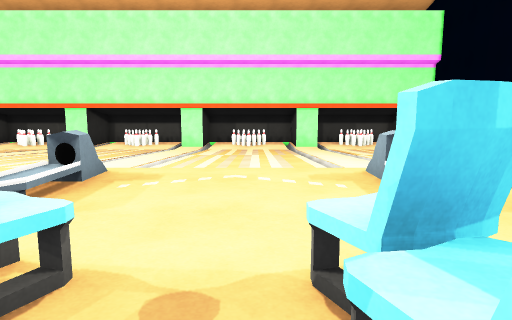
[1] (above)

24 first-person views from a walk through a scene from a Unity 3-D project. The camera is 1.3 m above the floor, tilts 8° down and sees 70° across. The floor is counted in squares, 1 m on a side. Each view is taken from the middle of a square. On the plan, view 1 faces up. The plan holds only what a view shows up to about 15 squares ahead; the rest is blank. The place goes on beyond the plan. The player is left out.

[2]
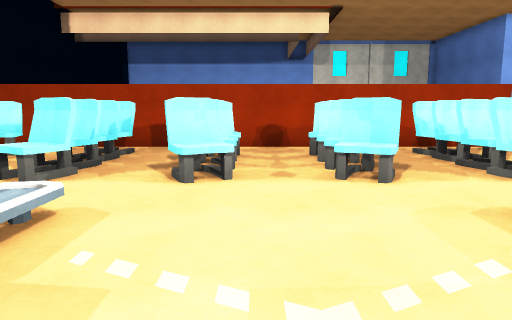

[3]
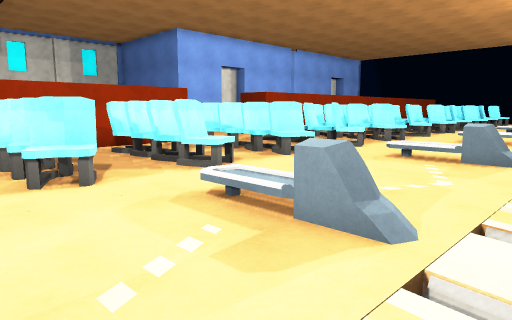

[4]
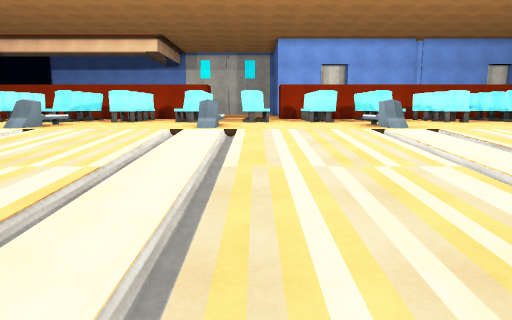

[5]
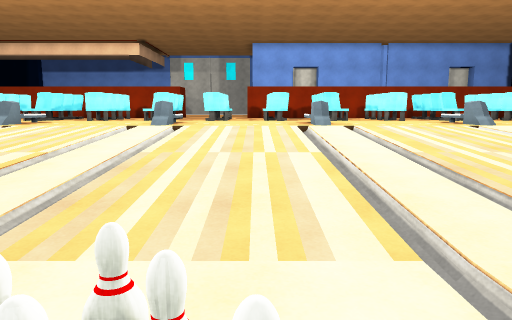

[6]
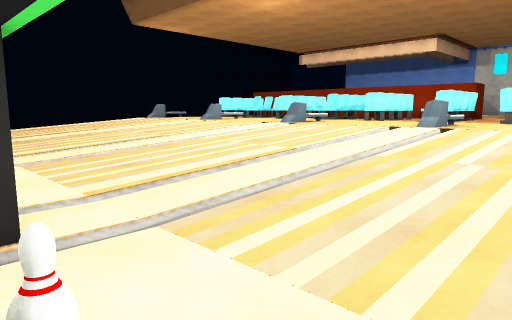

[7]
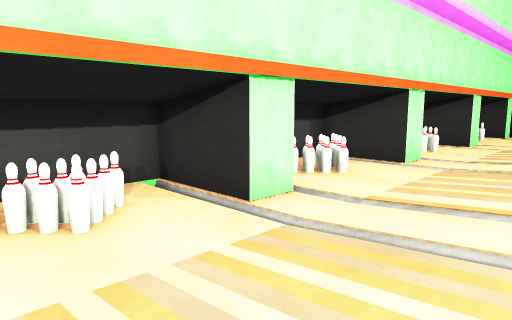

[8]
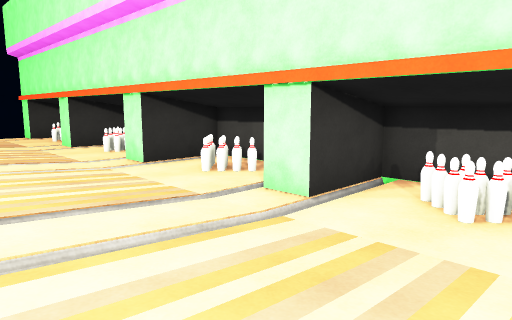

[9]
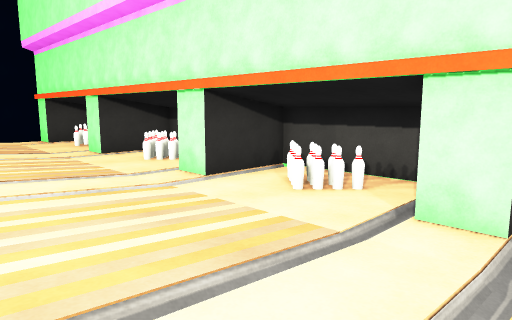

[10]
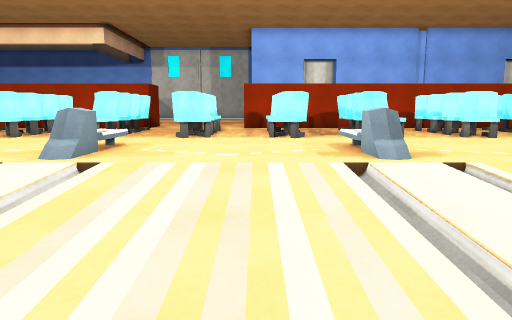

[11]
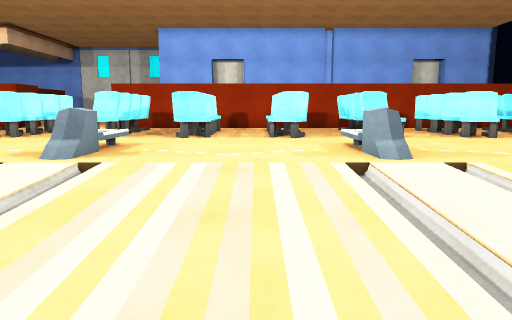

[12]
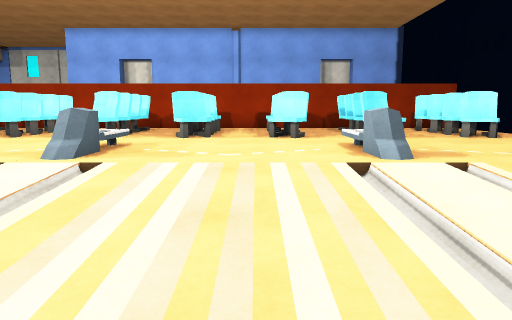

[13]
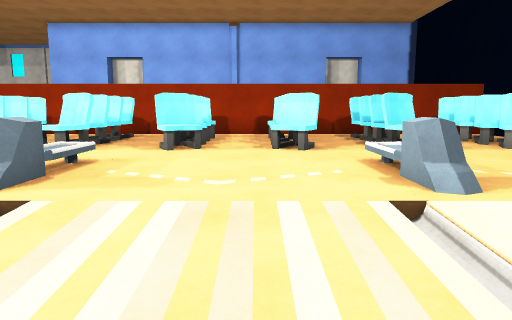

[14]
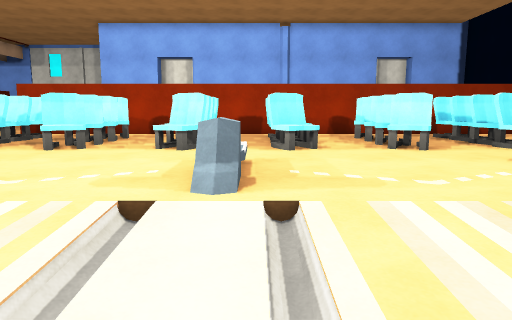

[15]
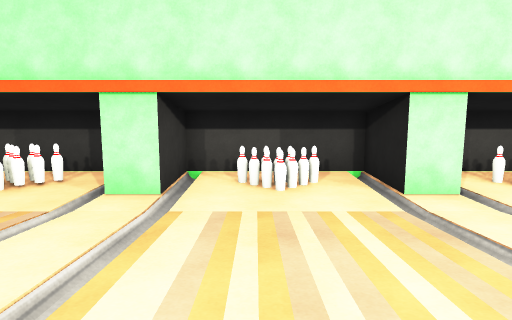

[16]
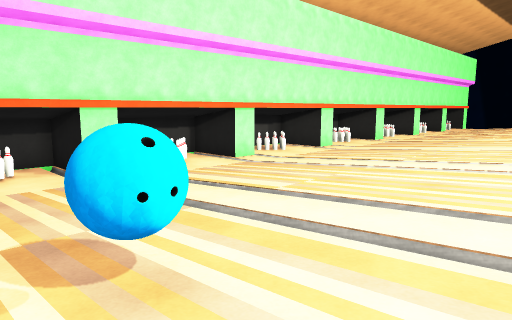

[17]
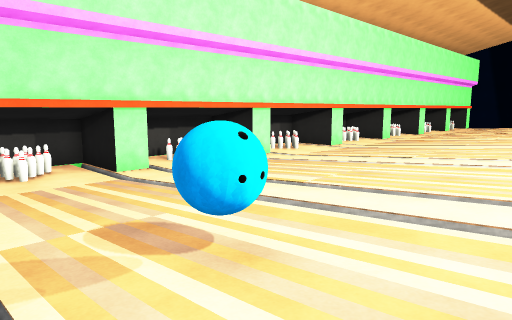

[18]
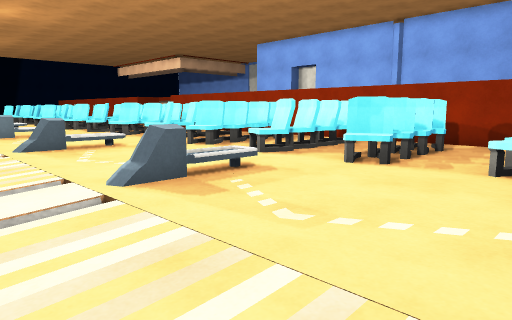

[19]
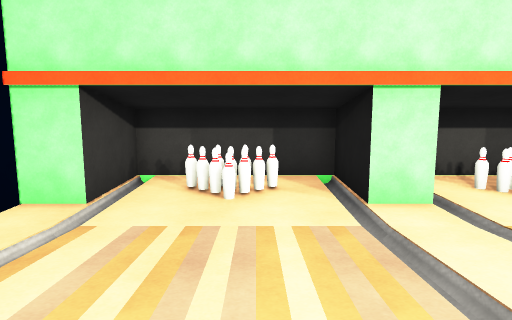

[20]
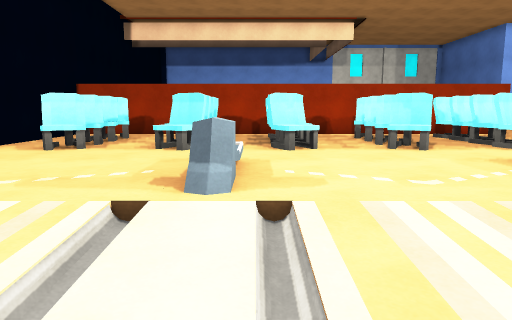

[21]
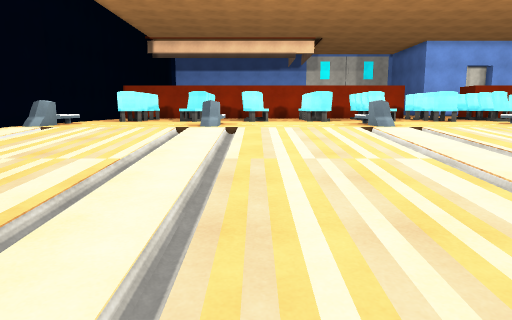

[22]
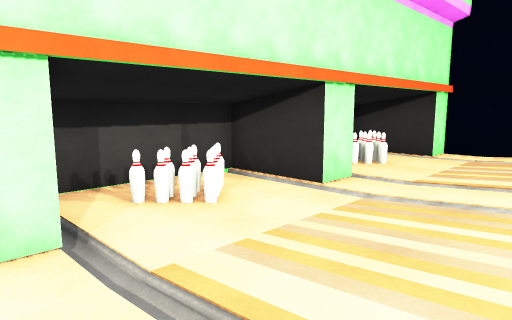

[23]
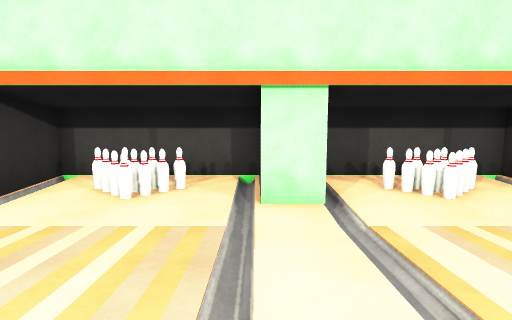

[24]
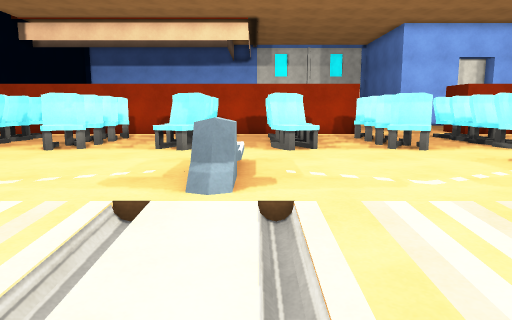

### Floor plan
Key: @ floor where view 1 was taken; # wall or solid block; . main floor; - floor 0.25 m lower than the main floor; _ floor 0.5 m lower than the main floor; < floor 0.75 m lower than the main floor; / step, stairs or slope; = window, fence, low wall or low ledge; ^ raised ledge; v drop or lower ground; B ball.
Columns run from 35 left of view 1 to 8 right of it. Each row starts with its distance up from view 1.
 22   ####################################     #
 21   #<<<<##<<<<##<<<< #<<<<##<<<<# <<<<#     #
 20  ##<==<##<==<##<==< #<==<##<==<# <==<# <==<#
 19  ##<<<<##<<<<##<<<<##<<<<##<<<<##<<<<##<<<<#
 18  v/<<<<<<<<<<//<<<<//<<<<//<<<<//<<<<//<<<<<
 17   /<<<<<<<<<<//<<<<//<<<<//<<<<//<<<<//<<<<<
 16    __________//____//____//____//____//_
 15    __________//____//____//____//____//__
 14    __________//____//____//____//____//__
 13    ----------//----//----//----//----//---
 12    ----------//----//----//----//----//----
 11    -BB-------//----//----//----//----//----
 10   /----------//----//----//----//----//-----
  9    ..........//....//....//....//....//....-
  8   /..........//....//....//....//....//.....
  7   ...........//....//....==....==....==....=
  6    ..........//....//.......................
  5    ..........//....//......................
  4    .........................................
  3   .^..^..^..^..^..^..^..^..^..^..^..^..^..^.
  2   ##..####..####..####..####..####..####..##
  1  v ^..^##^..^##^..^##^..^##^..^##^..^##^..^
  0  v ^..^##^..^##^..^##^..^##^..^##^.@^##^..^
 -1  v ^..^# ^..^##^..^##^..^##^..^##^..^##^..^
 -2     ...........  ......  ..................
 -3 #######################    #################

Positions as (right, up) in squares from view 1, and headings:
1: (0, 0), facing up
2: (0, 9), facing down
3: (0, 9), facing down-left
4: (-11, 19), facing down
5: (-13, 21), facing down
6: (-14, 20), facing down-right
7: (-14, 15), facing up-right
8: (-11, 14), facing up-left
9: (-14, 14), facing up-left
10: (-13, 14), facing down
11: (-19, 14), facing down
12: (-25, 14), facing down
13: (-25, 12), facing down
14: (-22, 12), facing down
15: (-25, 12), facing up
16: (-32, 8), facing up-right
17: (-33, 8), facing up-right
18: (-33, 10), facing down-right
19: (-30, 13), facing up
20: (2, 12), facing down
21: (1, 20), facing down
22: (-4, 15), facing up-right
23: (-4, 13), facing up
24: (-4, 12), facing down
